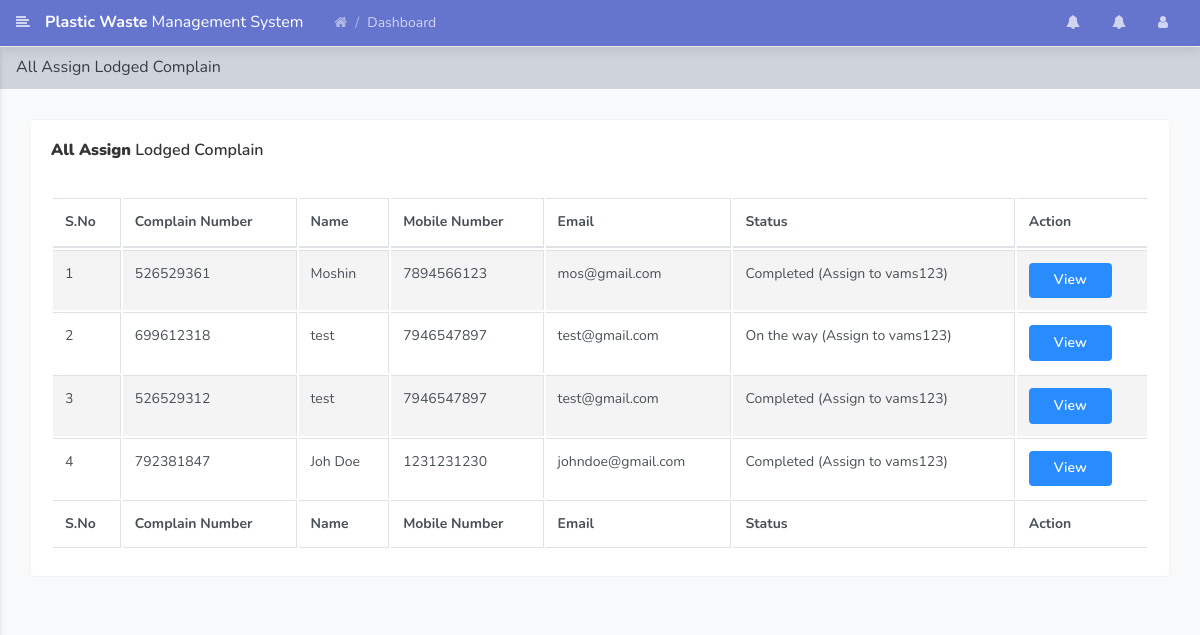
The page /gms/volunteer/all-complain.php (signed in) on the database its author committed.
### tables this page shows
CREATE TABLE `tbllodgedcomplain` (
  `ID` int(10) NOT NULL,
  `UserID` int(10) DEFAULT NULL,
  `ComplainNumber` int(10) DEFAULT NULL,
  `Area` varchar(250) DEFAULT NULL,
  `Locality` varchar(250) DEFAULT NULL,
  `Landmark` varchar(250) DEFAULT NULL,
  `Address` mediumtext DEFAULT NULL,
  `Photo` varchar(250) DEFAULT NULL,
  `Note` mediumtext DEFAULT NULL,
  `ComplainDate` timestamp NULL DEFAULT current_timestamp(),
  `Remark` varchar(250) DEFAULT NULL,
  `Status` varchar(100) DEFAULT NULL,
  `AssignTo` varchar(100) DEFAULT NULL,
  `AssignDate` date DEFAULT NULL,
  `UpdationDate` timestamp NULL DEFAULT NULL ON UPDATE current_timestamp()
);

CREATE TABLE `tbluser` (
  `ID` int(10) NOT NULL,
  `FullName` varchar(250) DEFAULT NULL,
  `UserName` varchar(250) DEFAULT NULL,
  `MobileNumber` bigint(20) DEFAULT NULL,
  `Email` varchar(250) DEFAULT NULL,
  `Password` varchar(250) DEFAULT NULL,
  `RegDate` timestamp NULL DEFAULT current_timestamp()
);

### gms/volunteer/all-complain.php (the view, shortened to what this page needs)
<?php
include('includes/dbconnection.php');
if (strlen($_SESSION['vamsid']==0)) {
  header('location:logout.php');
  } else{
  ?>
<!doctype html>
<html lang="en">
<head>
    <link rel="stylesheet" href="../assets/vendor/themify-icons/themify-icons.css">
    <link rel="stylesheet" href="../assets/vendor/fontawesome/css/font-awesome.min.css">
    <link rel="stylesheet" href="../assets/vendor/jquery-datatable/dataTables.bootstrap4.min.css">
    <link  rel="stylesheet" href="../assets/css/main.css">
</head>
<body class="theme-indigo">
<?php include_once('includes/header.php');?>
    <div class="main_content" id="main-content">
       <?php include_once('includes/sidebar.php');?>
        <div class="page">
            <nav class="navbar navbar-expand-lg navbar-light bg-light">
                <a class="navbar-brand" href="javascript:void(0);">All Assign Lodged Complain</a>
            </nav>
            <div class="container-fluid">
                <div class="row clearfix">
                    <div class="col-lg-12">
                        <div class="card">
                            <div class="header">
                                <h2><strong>All Assign</strong> Lodged Complain </h2>
                            </div>
                            <div class="body">
                                <div class="table-responsive">
                                    <table class="table table-bordered table-striped table-hover js-basic-example dataTable">
                                        <thead>
                                            <tr>
                                               <th>S.No</th>
                                        <th>Complain Number</th>
                                        <th>Name</th>
                                        <th>Mobile Number</th>
                                        <th>Email</th>
                                    <th>Status</th>
                                        <th>Action</th>
                                            </tr>
                                        </thead>
                                        <tfoot>
                                            <tr>
                                               <th>S.No</th>
                                        <th>Complain Number</th>
                                        <th>Name</th>
                                        <th>Mobile Number</th>
                                        <th>Email</th>
                                    <th>Status</th>
                                        <th>Action</th>
                                            </tr>
                                        </tfoot>
                                        <tbody>
                                            <tr>
                                               <?php
                                                $did=$_SESSION['vamsdid'];
$sql="SELECT tbllodgedcomplain.ComplainNumber,tbllodgedcomplain.AssignTo,tbllodgedcomplain.ID as compid,tbllodgedcomplain.Status,tbluser.ID as uid,tbluser.FullName,tbluser.MobileNumber,tbluser.Email from tbllodgedcomplain join tbluser on tbluser.ID=tbllodgedcomplain.UserID where tbllodgedcomplain.AssignTo=:did";
$query = $dbh -> prepare($sql);
$query-> bindParam(':did', $did, PDO::PARAM_STR);
$query->execute();
$results=$query->fetchAll(PDO::FETCH_OBJ);
if($query->rowCount() > 0)
{
foreach($results as $row)
{               ?>
                                             <td><?php echo htmlentities($cnt);?></td>
                                        <td><?php  echo htmlentities($row->ComplainNumber);?></td>
                                        <td><?php  echo htmlentities($row->FullName);?></td>
                                        <td><?php  echo htmlentities($row->MobileNumber);?></td>
                                        <td><?php  echo htmlentities($row->Email);?></td>
                                             <?php if($row->Status==""){ ?>
                     <td><?php echo "Not Updated Yet"; ?></td>
<?php } else { ?>                  <td><?php  echo htmlentities($row->Status);?> (Assign to <?php  echo htmlentities($row->AssignTo);?>)
                  </td>
                  <?php } ?>
                                        <td>
        <a href="view-complain-detail.php?editid=<?php echo htmlentities ($row->compid);?>&&comid=<?php echo htmlentities ($row->ComplainNumber);?>" class="btn btn-primary">View</a></td>
                                            </tr>
                                         <?php $cnt=$cnt+1;}} ?>
                                        </tbody>
                                    </table>
                                </div>
                            </div>
                        </div>
                    </div>
                </div>
            </div>
        </div>
    </div>
</body>
</html><?php }  ?>

### rows shown on the page
tbllodgedcomplain: ComplainNumber "526529361", UserID.FullName "Moshin", UserID.MobileNumber "7894566123", UserID.Email "mos@gmail.com", Status "Completed", AssignTo "vams123"
tbllodgedcomplain: ComplainNumber "699612318", UserID.FullName "test", UserID.MobileNumber "7946547897", UserID.Email "test@gmail.com", Status "On the way", AssignTo "vams123"
tbllodgedcomplain: ComplainNumber "526529312", UserID.FullName "test", UserID.MobileNumber "7946547897", UserID.Email "test@gmail.com", Status "Completed", AssignTo "vams123"
tbllodgedcomplain: ComplainNumber "792381847", UserID.FullName "Joh Doe", UserID.MobileNumber "1231231230", UserID.Email "johndoe@gmail.com", Status "Completed", AssignTo "vams123"
